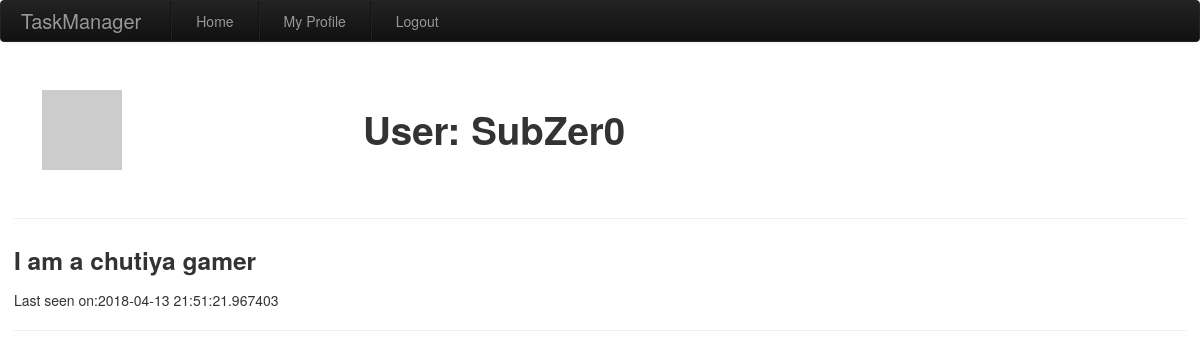
/user/SubZer0/ (signed in), run on the app's committed database.
### app/models.py (models this page shows, shortened)
class User(UserMixin, db.Model):
    id = db.Column(db.Integer, primary_key=True)
    name = db.Column(db.String(64), nullable=False)
    username = db.Column(db.String(64), index=True,
                         unique=True, nullable=False)
    password_hash = db.Column(db.String(128), nullable=False)
    email = db.Column(db.String(150), index=True, unique=True, nullable=False)
    about_me = db.Column(db.String(150))
    last_seen = db.Column(db.DateTime, default=datetime.utcnow)
    def avatar(self, size):
        digest = md5(self.email.lower().encode('utf-8')).hexdigest()
        return 'https://www.gravatar.com/avatar/{}?d=identicon&s={}'.format(digest, size)

### app/routes.py (the view)
@app.route('/user/<username>/')
@login_required
def user(username):
    user = User.query.filter_by(username=username).first_or_404()
    return render_template('user.html', user=user)

### app/models.py (called while the page is built)
@login.user_loader
def load_user(id):
    return User.query.get(int(id))

### app/routes.py (called while the page is built)
@app.before_request
def before_request():
    if current_user.is_authenticated:
        current_user.last_seen = datetime.utcnow()
        db.session.commit()

### app/templates/user.html (shortened to what this page needs)
{% extends "base.html" %}
{% block content %}
<div class="flex-container">
  <div class="flex-row-item-img">
    <img class="profile-pic" src= "{{ user.avatar(128) }}">
  </div>
  <div class="flex-row-item-txt">
    <h1>User: {{ user.username }}</h1>
  </div>
</div>
  <hr>
{% if user.about_me %}<p><h3>{{ user.about_me }}</h3></p>{% endif %}
{% if user.last_seen %}<p>Last seen on:{{ user.last_seen }}</p>{%endif%}
<hr>
{% endblock %}

### app/static/css/style.css (style rules this page uses)
.flex-container { display:flex; align-items: center; }
.flex-row-item-img { align-content: center; padding : 1em; margin: 1em; flex:1; }
.flex-row-item-txt { align-content: center; padding : 1em; margin: 1em; flex:3; }

### data on the page
User: username "SubZer0", about_me "I am a chutiya gamer", last_seen "2018-04-13 21:51:21.967403"
